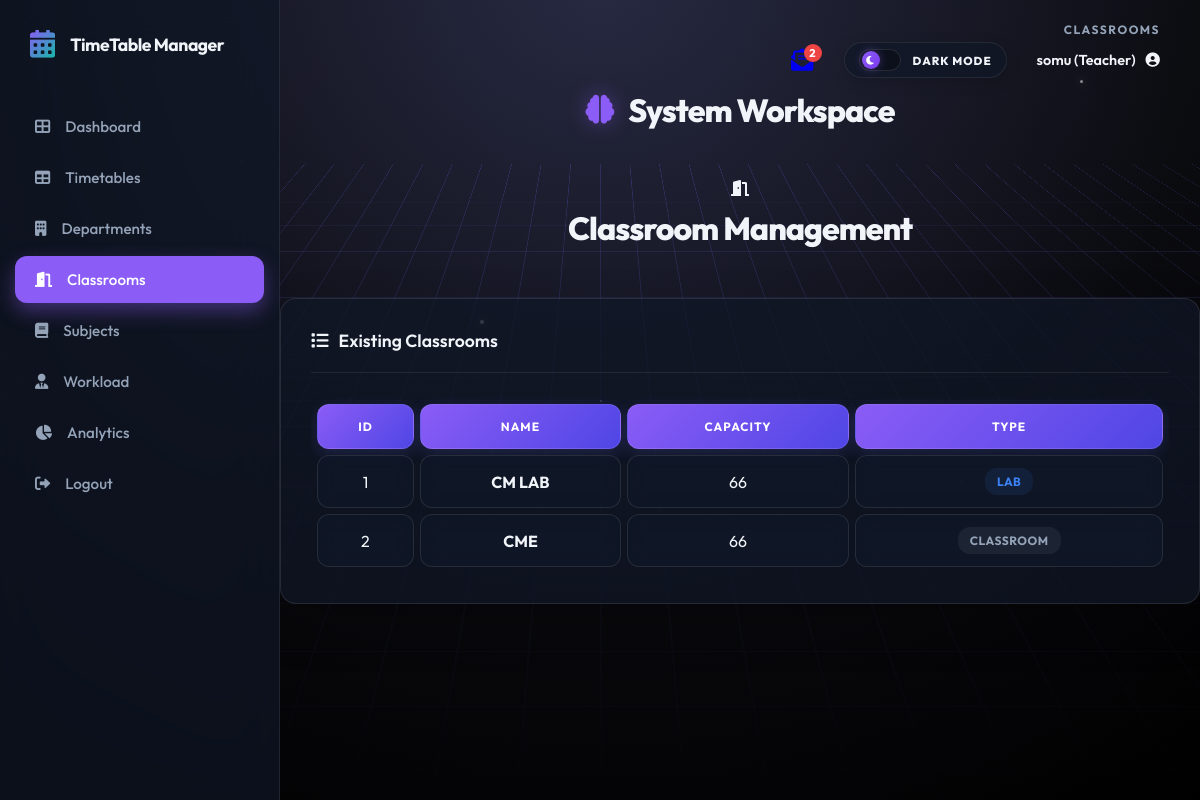
Page /classrooms (signed in) on the committed database.
### models.py (models this page shows)
class User(db.Model, UserMixin):
    id = db.Column(db.Integer, primary_key=True)
    username = db.Column(db.String(80), unique=True, nullable=False)
    password = db.Column(db.String(120), nullable=False)
    email = db.Column(db.String(120), nullable=True)
    role = db.Column(db.String(20), nullable=False, default='student')
    dept_id = db.Column(db.Integer, db.ForeignKey('department.id'), nullable=True)
    teacher_id = db.Column(db.Integer, db.ForeignKey('teacher.id'), nullable=True)
    department = db.relationship('Department', backref='users', lazy=True)
    teacher_profile = db.relationship('Teacher', backref='user_account', uselist=False, lazy=True)

class Classroom(db.Model):
    id = db.Column(db.Integer, primary_key=True)
    name = db.Column(db.String(50), unique=True, nullable=False)
    capacity = db.Column(db.Integer, nullable=False)
    type = db.Column(db.String(20), nullable=False, default='Classroom')
    timetable_entries = db.relationship('TimetableEntry', backref='classroom', lazy=True, cascade="all, delete-orphan")

### routes.py (the view, shortened to what this page needs)
@main.route('/classrooms', methods=['GET', 'POST'])
@login_required
def classrooms():
    rooms = Classroom.query.all()
    return render_template('resources/classrooms.html', classrooms=rooms)

### app.py (called while the page is built)
@login_manager.user_loader
def load_user(user_id):
    return User.query.get(int(user_id))

@app.context_processor
def inject_unread_count():
    from flask_login import current_user
    from models import Message
    if current_user.is_authenticated:
        count = Message.query.filter_by(recipient_id=current_user.id, is_read=False).count()
        return dict(unread_count=count)
    return dict(unread_count=0)

### templates/resources/classrooms.html (shortened to what this page needs)
{% extends 'base.html' %}
{% block content %}
<div class="page-title-section">
    <div class="page-title">
        <i class="fas fa-door-open"></i>
        <h1>Classroom Management</h1>
    </div>
</div>
<div class="card">
    <div class="card-header">
        <h3><i class="fas fa-list"></i> Existing Classrooms</h3>
    </div>
    <div class="timetable-responsive">
        <table class="timetable-table">
            <thead>
                <tr>
                    <th>ID</th>
                    <th>Name</th>
                    <th>Capacity</th>
                    <th>Type</th>
                </tr>
            </thead>
            <tbody>
                {% for room in classrooms %}
                <tr>
                    <td>{{ room.id }}</td>
                    <td><strong>{{ room.name }}</strong></td>
                    <td>{{ room.capacity }}</td>
                    <td>
                        <span class="badge {% if room.type == 'Lab' %}badge-lab{% else %}badge-classroom{% endif %}">
                            {{ room.type }}
                        </span>
                    </td>
                </tr>
                {% endfor %}
            </tbody>
        </table>
    </div>
</div>
{% endblock %}

### templates/base.html (shortened to what this page needs)
<!DOCTYPE html>
<html lang="en">
<head>
    <link rel="stylesheet" href="{{ url_for('static', filename='css/style.css') }}">
    <link rel="stylesheet" href="https://cdnjs.cloudflare.com/ajax/libs/font-awesome/6.0.0/css/all.min.css">
</head>
<body>
    <div class="cyber-grid-container">
        <div class="cyber-grid"></div>
        <div class="cyber-glow"></div>
        <div class="floating-particles">
            <i></i><i></i><i></i><i></i><i></i><i></i>
        </div>
    </div>
    {% set is_auth = request.endpoint in ['main.login', 'main.register', 'main.register_student',
    'main.register_teacher'] %}
    <div class="{{ 'app-wrapper' if not is_auth else '' }}">
        {% if not is_auth %}
        <aside class="sidebar" id="appSidebar">
            <div class="sidebar-header">
                <i class="fas fa-calendar-alt"></i>
                <h2>TimeTable Manager</h2>
            </div>
            <ul class="sidebar-nav">
                <li class="nav-item {% if request.endpoint == 'main.dashboard' %}active{% endif %}">
                    <a href="{{ url_for('main.dashboard') }}" class="nav-link">
                        <i class="fas fa-th-large"></i> Dashboard
                    </a>
                </li>
                <li class="nav-item {% if request.endpoint == 'main.timetable' %}active{% endif %}">
                    <a href="{{ url_for('main.timetable') }}" class="nav-link">
                        <i class="fas fa-table"></i> Timetables
                    </a>
                </li>
                <li class="nav-item {% if request.endpoint == 'main.departments' %}active{% endif %}">
                    <a href="{{ url_for('main.departments') }}" class="nav-link">
                        <i class="fas fa-building"></i> Departments
                    </a>
                </li>
                <li class="nav-item {% if request.endpoint == 'main.classrooms' %}active{% endif %}">
                    <a href="{{ url_for('main.classrooms') }}" class="nav-link">
                        <i class="fas fa-door-open"></i> Classrooms
                    </a>
                </li>
                <li class="nav-item {% if request.endpoint == 'main.courses' %}active{% endif %}">
                    <a href="{{ url_for('main.courses') }}" class="nav-link">
                        <i class="fas fa-book"></i> Subjects
                    </a>
                </li>
                <li class="nav-item">
                    <a href="{{ url_for('main.teachers') }}" class="nav-link">
                        <i class="fas fa-user-tie"></i> Workload
                    </a>
                </li>
                <li class="nav-item {% if request.endpoint == 'main.reports' %}active{% endif %}">
                    <a href="{{ url_for('main.reports') }}" class="nav-link">
                        <i class="fas fa-chart-pie"></i> Analytics
                    </a>
                </li>
                {% if current_user.is_authenticated %}
                <li class="nav-item">
                    <a href="{{ url_for('main.logout') }}" class="nav-link">
                        <i class="fas fa-sign-out-alt"></i> Logout
                    </a>
                </li>
                {% else %}
                <li class="nav-item">
                    <a href="{{ url_for('main.login') }}" class="nav-link">
                        <i class="fas fa-sign-in-alt"></i> Login
                    </a>
                </li>
                {% endif %}
            </ul>
        </aside>
        {% endif %}
        <main class="{{ 'main-area' if not is_auth else '' }}">
            {% if not is_auth %}
            <div class="top-header">
                <div class="header-meta-group">
                    <div class="breadcrumb-mini">{{ request.endpoint.split('.')[-1].replace('_', ' ') }}</div>
                    <div class="user-controls">
                        {% if current_user.is_authenticated %}
                        <a href="{{ url_for('main.mailbox') }}" class="icon-btn nav-mailbox-link" title="Mailbox"
                            style="margin-right: 15px; position: relative;">
                            <i class="fas fa-envelope-open-text nav-mailbox-icon"></i>
                            {% if unread_count > 0 %}
                            <span style="
                                position: absolute;
                                top: -5px;
                                right: -8px;
                                background: #ef4444;
                                color: white;
                                border-radius: 50%;
                                width: 18px;
                                height: 18px;
                                display: flex;
                                justify-content: center;
                                align-items: center;
                                font-size: 0.7rem;
                                font-weight: bold;
                                border: 2px solid var(--bg-secondary);
                            ">{{ unread_count }}</span>
                            {% endif %}
                        </a>
                        <div class="mode-switcher" id="themeToggle" title="Switch Interface Mode">
                            <div class="mode-track">
                                <div class="mode-thumb">
                                    <i class="fas fa-moon moon-icon"></i>
                                </div>
                            </div>
                            <span class="mode-label">Dark Mode</span>
                        </div>
                        <div class="user-dropdown">
                            <a href="{{ url_for('main.profile') }}" class="user-profile" id="userProfileToggle"
                                style="text-decoration: none; color: inherit; cursor: pointer;">
                                <span>{{ current_user.username }} ({{ current_user.role|capitalize }})</span>
                                <i class="fas fa-user-circle"></i>
                            </a>
                        </div>
                        {% else %}
                        <div class="user-profile">
                            <span>Guest</span>
                            <i class="fas fa-user-circle"></i>
                        </div>
                        {% endif %}
                    </div>
                </div>
            </div>
            <div class="page-title-section">
                <div class="page-title">
                    <h1>
                        {% block icon %}<i class="fas fa-brain"></i>{% endblock %}
                        {% block title %}System Workspace{% endblock %}
                    </h1>
                </div>
            </div>
            {% endif %}
            {% block content %}{% endblock %}
    </div>
</body>
</html>

### rows in the picture
User: username "somu", role "Teacher"
Classroom: id "1", name "CM LAB", capacity "66", type "LAB"
Classroom: id "2", name "CME", capacity "66", type "CLASSROOM"

### other values in the picture
{{ request.endpoint.split('.')[-1].replace('_', ' ') }} "CLASSROOMS"
{{ unread_count }} "2"
